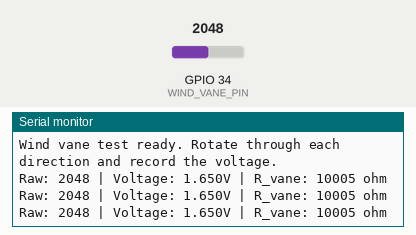
Simulated run of this sketch. Board: ESP32. Parts: the last lines printed to the serial monitor. Inputs (shaded band) come from the test bench; at power-on: GPIO 34 (WIND_VANE_PIN) = 2048 (analog values on the 0–4095 scale).

Above: at 1.3 s.
1.4 s: GPIO 34 (WIND_VANE_PIN) set to 4095
At 1.9 s:
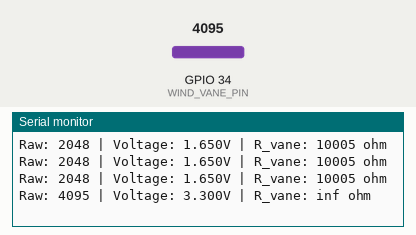
3.5 s: GPIO 34 (WIND_VANE_PIN) set to 3603
At 3.9 s:
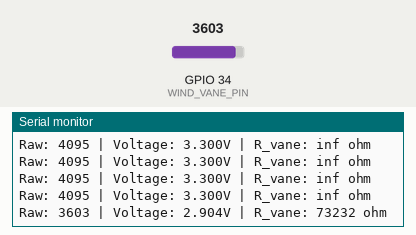

The sketch:

test_windvane.ino
```cpp
// TEST FILE -- flash temporarily to the SHED ESP32 to calibrate the wind
// vane in isolation before trusting it in shed_controller.ino.
//
// Rotate the vane by hand to each physical direction (at minimum: due
// South and due North, per the write-up's directional wind safety
// logic) and record the voltage shown at each position. Use these real
// recorded values to fill in vaneTable[] in shed_controller.ino --
// do not trust a generic published table.

const int WIND_VANE_PIN = 34; // must be an ADC1 pin (GPIO32-39) -- WiFi disables ADC2
const float PULLUP_RESISTOR = 10000.0; // ohms, matches the wired resistor
const float VCC = 3.3;

void setup() {
  Serial.begin(115200);
  analogReadResolution(12); // ESP32 ADC: 0-4095
  Serial.println("Wind vane test ready. Rotate through each direction and record the voltage.");
}

void loop() {
  int raw = analogRead(WIND_VANE_PIN);
  float voltage = raw * (VCC / 4095.0);
  float rVane = PULLUP_RESISTOR * voltage / (VCC - voltage);

  Serial.println("Raw: " + String(raw) +
                  " | Voltage: " + String(voltage, 3) + "V" +
                  " | R_vane: " + String(rVane, 0) + " ohm");
  delay(500);
}
```

Measured:
- after the input at 1.4 s, the serial monitor: prints a new line after 0.11 s (image 1)
- after the input at 3.5 s, the serial monitor: prints a new line at once (image 2)
